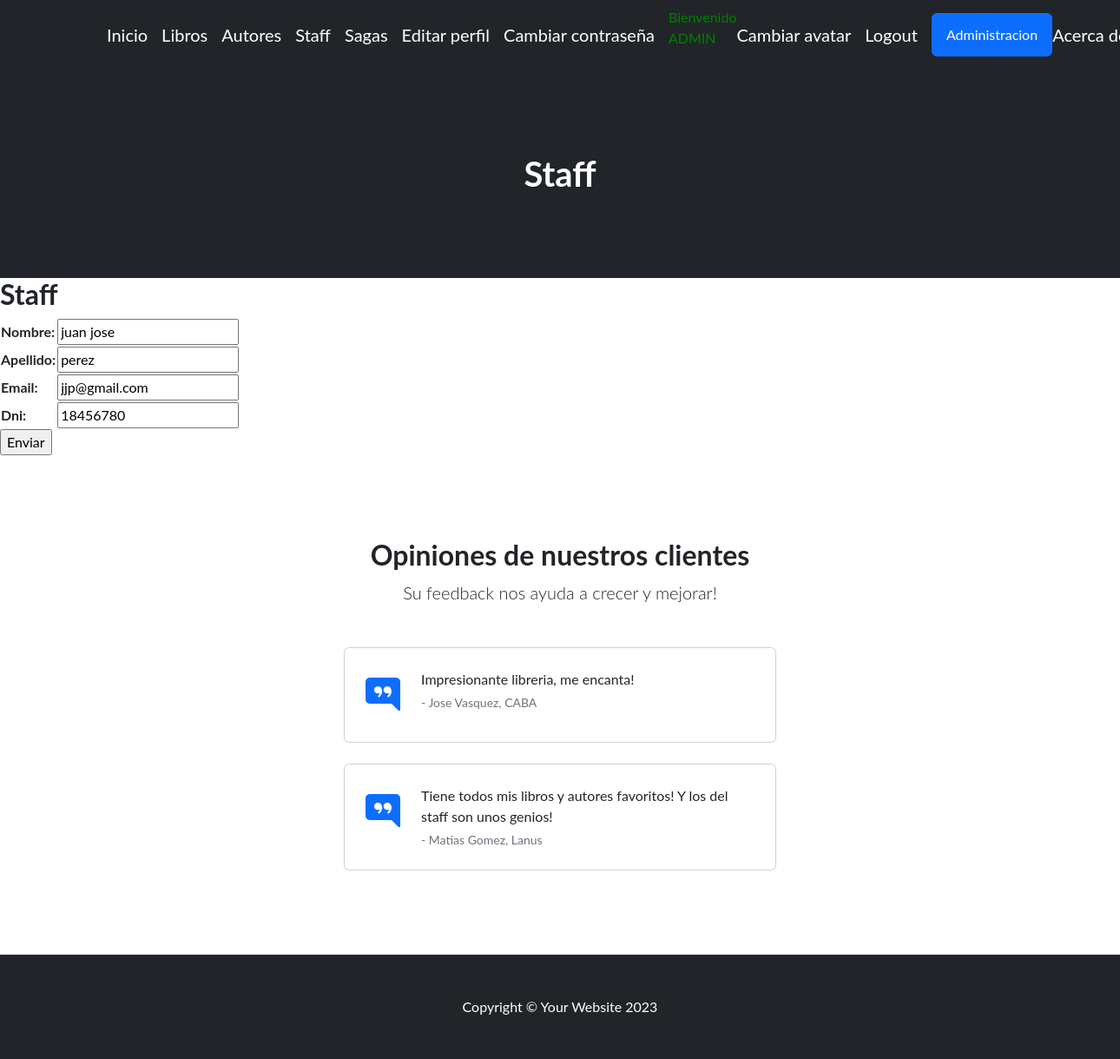
Page /miaplicacion/update_staff/9/ (signed in) on the committed database.
### miaplicacion/models.py (models this page shows, shortened)
class Staff(models.Model):
    nombre = models.CharField(max_length=50)
    apellido = models.CharField(max_length=50)
    email = models.EmailField()
    dni = models.IntegerField()

### miaplicacion/views.py (the view)
# urls.py: path('update_staff/<int:pk>/', staffUpdate.as_view(), name="update_staff"),
class staffUpdate(LoginRequiredMixin, UpdateView):
    model = Staff
    fields = ['nombre', 'apellido', 'email', "dni"]
    success_url = reverse_lazy('Staff')

### miaplicacion/templates/miaplicacion/staff_form.html (shortened to what this page needs)
{% extends 'miaplicacion/base.html' %}
{% load static %}
{% block cabecera %}Staff{% endblock cabecera %}
{% block contenido %}
    <h2>Staff</h2>
    <form action="" method="POST">
        <table>
            {{ form.as_table }}
        </table>
        <input type="submit" value="Enviar">
    </form>
{% endblock contenido %}

### miaplicacion/templates/miaplicacion/base.html (shortened to what this page needs)
<!DOCTYPE html>
<html lang="en">
    <head>
        {% load static %}
        <link href="https://cdn.jsdelivr.net/npm/bootstrap-icons@1.4.1/font/bootstrap-icons.css" rel="stylesheet" />
        <link rel="stylesheet" href="https://cdnjs.cloudflare.com/ajax/libs/font-awesome/6.4.0/css/all.min.css">
        <link href="{% static 'miaplicacion/css/styles.css' %}" rel="stylesheet" />
    </head>
    <body>
        <nav class="navbar navbar-expand-lg navbar-dark bg-dark">
            <div class="container px-5">
                <a class="navbar-brand" href="{% url 'Inicio' %}">Inicio</a>
                {% if user.is_authenticated %}
                    <a class="navbar-brand" href="{% url 'Libros' %}">Libros</a>
                    <a class="navbar-brand" href="{% url 'Autores' %}">Autores</a>
                    <a class="navbar-brand" href="{% url 'Staff' %}">Staff</a>
                    <a class="navbar-brand" href="{% url 'Sagas' %}">Sagas</a>
                    <a class="navbar-brand" href="{% url 'editar_perfil' %}">Editar perfil</a>
                    <a class="navbar-brand" href="{% url 'editar_password' %}">Cambiar contraseña</a>
                    <p style="color:green">Bienvenido {{user.username|upper}}
                    <a class="navbar-brand" href="{% url 'agregar_avatar' %}">Cambiar avatar</a>
                    <a class="navbar-brand" href="{% url 'logout' %}">Logout</a>
                    <a class="btn btn-primary" href="{% url 'admin:index' %}">Administracion</a>
                {% else %}
                    <a class="btn btn-info" href="{% url 'login' %}">Login</a>
                    <a class="btn btn-info" href="{% url 'register' %}">Registrarse</a>
                {% endif %}
                <a class="navbar-brand" href="{% url 'acerca_de_mi' %}">Acerca de mi</a>
            </div>
        </nav>
        <header class="bg-dark py-5">
            <div class="container px-5">
                <div class="row gx-5 justify-content-center">
                    <div class="col-lg-6">
                        <div class="text-center my-5">
                            <h1 class="mb-5" style="color:white">
                                {% block cabecera %}{% endblock cabecera %}
                            </h1>
                        </div>
                    </div>
                </div>
            </div>
        </header>
        {% block contenido %}
        {% endblock contenido %}
        <section class="py-5 border-bottom">
            <div class="container px-5 my-5 px-5">
                <div class="text-center mb-5">
                    <h2 class="fw-bolder">Opiniones de nuestros clientes</h2>
                    <p class="lead mb-0">Su feedback nos ayuda a crecer y mejorar!</p>
                </div>
                <div class="row gx-5 justify-content-center">
                    <div class="col-lg-6">
                        <div class="card mb-4">
                            <div class="card-body p-4">
                                <div class="d-flex">
                                    <div class="flex-shrink-0"><i class="bi bi-chat-right-quote-fill text-primary fs-1"></i></div>
                                    <div class="ms-4">
                                        <p class="mb-1">Impresionante libreria, me encanta!</p>
                                        <div class="small text-muted">- Jose Vasquez, CABA</div>
                                    </div>
                                </div>
                            </div>
                        </div>
                        <div class="card">
                            <div class="card-body p-4">
                                <div class="d-flex">
                                    <div class="flex-shrink-0"><i class="bi bi-chat-right-quote-fill text-primary fs-1"></i></div>
                                    <div class="ms-4">
                                        <p class="mb-1">Tiene todos mis libros y autores favoritos! Y los del staff son unos genios!</p>
                                        <div class="small text-muted">- Matias Gomez, Lanus</div>
                                    </div>
                                </div>
                            </div>
                        </div>
                    </div>
                </div>
            </div>
        </section>
        <footer class="py-5 bg-dark">
            <div class="container px-5"><p class="m-0 text-center text-white">Copyright &copy; Your Website 2023</p></div>
        </footer>
    </body>
</html>

### rows in the picture
Staff: nombre "juan jose", apellido "perez", email "jjp@gmail.com", dni "18456780"

### other values in the picture
{{ user.username|upper }} "ADMIN"
